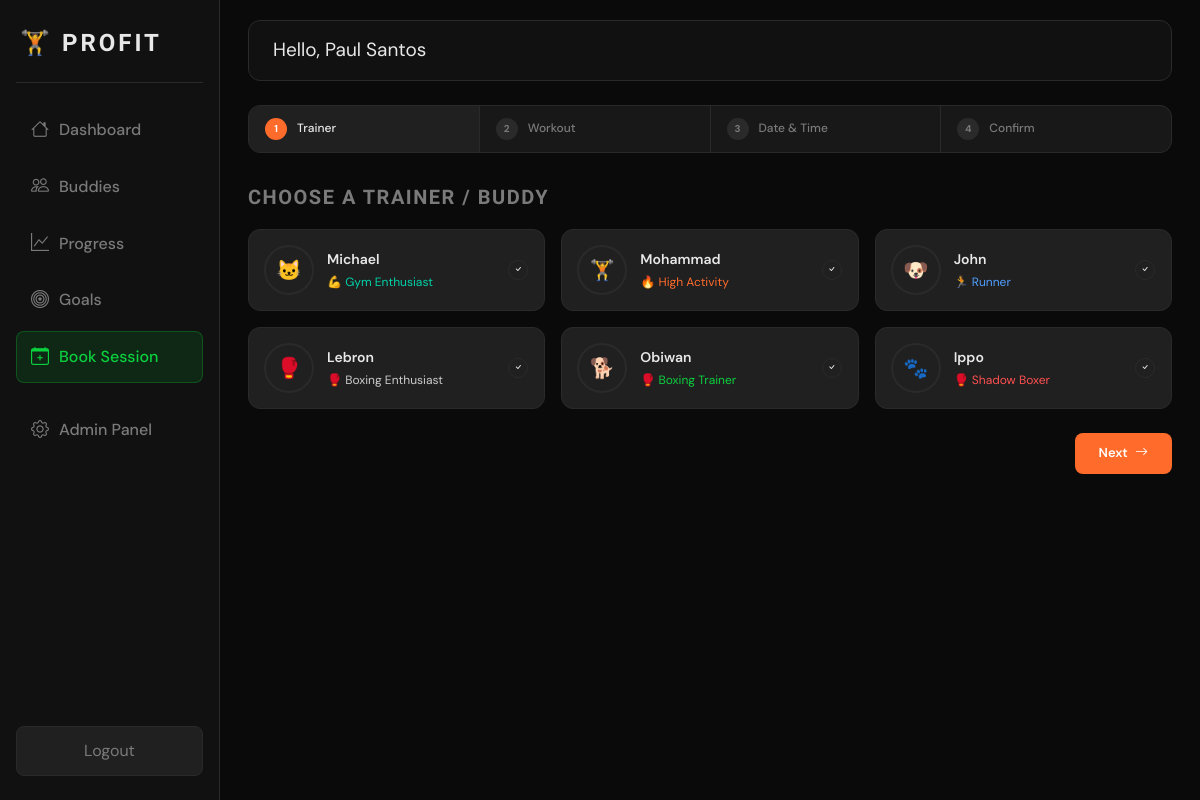
Screenshot of /public/book (signed in) with the database file from the repository.
### tables this page shows
CREATE TABLE IF NOT EXISTS buddies (
    id         INT AUTO_INCREMENT PRIMARY KEY,
    name       VARCHAR(100) NOT NULL,
    tag        VARCHAR(100) NOT NULL,            
    tag_color  VARCHAR(20)  DEFAULT 'text-info', 
    avatar     VARCHAR(20)  DEFAULT '🐱',        
    user_id    INT,                              
    FOREIGN KEY (user_id) REFERENCES users(id) ON DELETE SET NULL
);

### app/core/controller.php (called while the page is built, shortened)
<?php
class Controller {
    protected function view(string $view, array $data = []): void {
        extract($data);
        $file = BASE_PATH . '/app/views/' . $view . '.php';
        require_once $file;
    }
}

### app/controllers/bookcontroller.php (called while the page is built, shortened)
<?php
class BookController extends Controller {
    public function index(): void {
        $this->view('book/index', [
            'buddies'  => (new BuddyModel())->getAll(),
            'workouts' => (new WorkoutModel())->getAll(),
        ]);
    }
}

### app/core/app.php (called while the page is built, shortened)
<?php
class App {
    public function __construct() {
        $this->route();
    }
    private function route(): void {
        $url = '';
        if (!empty($_GET['url'])) {
            $url = $_GET['url'];
        } else {
            $requestUri = $_SERVER['REQUEST_URI'] ?? '';
            $scriptName = $_SERVER['SCRIPT_NAME'] ?? '';
            $basePath = rtrim(dirname($scriptName), '/');
            $url = str_replace($basePath, '', $requestUri);
            $url = ltrim($url, '/');
            $url = str_replace('index.php', '', $url);
            $url = trim($url, '/');
        }
        $parts = $url ? array_values(array_filter(explode('/', $url))) : [];
        $controller = new $controllerName();
        $method = !empty($parts[1]) ? strtolower($parts[1]) : 'index';
        $params = array_slice($parts, 2);
        call_user_func_array([$controller, $method], $params);
    }
}

### public/index.php (called while the page is built, shortened)
<?php
require_once BASE_PATH . '/app/core/controller.php';
require_once BASE_PATH . '/app/core/app.php';
new App();

### app/models/buddymodel.php (called while the page is built, shortened)
<?php
class BuddyModel extends Model {
    public function getAll(): array {
        return $this->db->query("SELECT * FROM buddies")->fetchAll();
    }
}

### app/views/book/index.php (the view, shortened to what this page needs)
<?php $pageTitle='Book Session'; $activePage='book';
require_once BASE_PATH.'/app/views/layouts/header.php';
require_once BASE_PATH.'/app/views/layouts/sidebar.php'; ?>
    <main class="main-content flex-grow-1">
        <header class="topbar d-flex justify-content-between align-items-center">
            <h5>Hello, <?= htmlspecialchars($_SESSION['user_name']) ?></h5>
        </header>
        <div class="steps-bar">
            <div class="step-tab active" id="st1"><div class="step-num" id="sn1">1</div>Trainer</div>
            <div class="step-tab" id="st2"><div class="step-num" id="sn2">2</div>Workout</div>
            <div class="step-tab" id="st3"><div class="step-num" id="sn3">3</div>Date &amp; Time</div>
            <div class="step-tab" id="st4"><div class="step-num" id="sn4">4</div>Confirm</div>
        </div>
        <div id="panel1">
            <p class="section-heading">Choose a Trainer / Buddy</p>
            <div class="row g-3 mb-4">
                <?php foreach($buddies as $b): ?>
                <div class="col-md-4"><div class="trainer-card" onclick="pickTrainer(this,<?= $b['id'] ?>,'<?= htmlspecialchars($b['name'],ENT_QUOTES) ?>')"><div class="t-avatar"><div class="profile-img d-flex align-items-center justify-content-center"
     style="background:var(--bg-3); width:50px; height:50px; border-radius:50%; overflow:hidden; flex-shrink:0;">
    <?php if (!empty($b['avatar']) && strpos($b['avatar'], '.') !== false): ?>
        <img src="<?= BASE_URL ?>/app/uploads/<?= htmlspecialchars($b['avatar']) ?>"
             style="width: 100%; height: 100%; object-fit: cover;">
    <?php else: ?>
        <span style="font-size:20px;"><?= $b['avatar'] ?></span>
    <?php endif; ?>
</div></div><div><div class="t-name"><?= htmlspecialchars($b['name']) ?></div><div class="t-tag <?= htmlspecialchars($b['tag_color']) ?>"><?= htmlspecialchars($b['tag']) ?></div></div><div class="t-check"><i class="bi bi-check"></i></div></div></div>
                <?php endforeach; ?>
            </div>
            <div class="d-flex justify-content-end"><button class="btn-profit" onclick="goStep(2)">Next <i class="bi bi-arrow-right ms-1"></i></button></div>
        </div>
    </main>
<?php require_once BASE_PATH.'/app/views/layouts/footer.php'; ?>

### public/main.css (style rules this page uses)
:root { --bg: #0a0a0a; --bg-1: #111111; --bg-2: #181818; --bg-3: #202020; --border: #2a2a2a; --border-hi: #383838; --text: #e8e8e8; --text-muted: #7a7a7a; --green: #0cd13e; --green-dim: rgba(12, 209, 62, 0.12); --cyan: #00d4aa; --orange: #ff6b2b; --sidebar-w: 220px; --radius: 12px; --radius-sm: 8px; --transition: 0.2s ease; }
*, *::before, *::after { box-sizing: border-box; }
body { margin: 0; background: var(--bg); color: var(--text); font-family: "DM Sans", sans-serif; font-size: 17px; line-height: 1.6; -webkit-font-smoothing: antialiased; }
.main-content { margin-left: var(--sidebar-w); padding: 20px 28px 40px; min-height: 100vh; }
.topbar { background: var(--bg-1); padding: 18px 24px; border-radius: var(--radius); border: 1px solid var(--border); margin-bottom: 24px; }
.topbar h5 { font-family: "DM Sans", sans-serif; font-weight: 400; font-size: 19px; margin: 0; color: var(--text); }
.section-heading { font-family: "Rajdhani", sans-serif; font-size: 20px; font-weight: 600; letter-spacing: 1.5px; text-transform: uppercase; color: var(--text-muted); margin-bottom: 16px; }
.profile-img { width: 72px; height: 72px; border-radius: 50%; border: 2px solid var(--border); object-fit: cover; flex-shrink: 0; transition: border-color var(--transition); }
.card-dark, .buddy-card, .topbar { animation: fadeUp 0.35s ease both; }
.text-info { color: var(--cyan) !important; }
.text-warning { color: var(--orange) !important; }
.text-primary { color: #4f9eff !important; }
.text-success { color: var(--green) !important; }
.text-light { color: #ccc !important; }
.text-danger { color: #ff4f4f !important; }
.btn-profit { background: var(--orange); border: none; border-radius: var(--radius-sm); color: #fff; font-weight: 600; font-size: 13px; padding: 10px 24px; cursor: pointer; transition: opacity var(--transition), transform var(--transition); font-family: "DM Sans", sans-serif; }
.steps-bar { display: flex; background: var(--bg-2); border: 1px solid var(--border); border-radius: var(--radius); overflow: hidden; margin-bottom: 28px; }
.step-tab { flex: 1; padding: 12px 16px; display: flex; align-items: center; gap: 10px; font-size: 12px; font-weight: 500; color: var(--text-muted); border-right: 1px solid var(--border); cursor: pointer; transition: background var(--transition), color var(--transition); }
.step-tab:last-child { border-right: none; }
.step-tab.active { background: var(--bg-3); color: var(--text); }
.step-num { width: 22px; height: 22px; border-radius: 50%; background: var(--border); color: var(--text-muted); font-size: 10px; font-weight: 700; display: flex; align-items: center; justify-content: center; flex-shrink: 0; transition: background var(--transition), color var(--transition); }
.step-tab.active .step-num { background: var(--orange); color: #fff; }
.trainer-card { background: var(--bg-3); border: 1px solid var(--border); border-radius: var(--radius); padding: 16px; cursor: pointer; display: flex; align-items: center; gap: 14px; transition: border-color var(--transition), background var(--transition); }
.t-avatar { width: 48px; height: 48px; border-radius: 50%; background: var(--bg-2); border: 2px solid var(--border); display: flex; align-items: center; justify-content: center; font-size: 22px; flex-shrink: 0; }
.t-name { font-size: 14px; font-weight: 600; margin-bottom: 3px; }
.t-tag { font-size: 12px; }
.t-check { margin-left: auto; width: 20px; height: 20px; border-radius: 50%; border: 1.5px solid var(--border); display: flex; align-items: center; justify-content: center; font-size: 10px; flex-shrink: 0; transition: all var(--transition); }

### rows the page displays
buddies: avatar "🐱", name "Michael", tag "💪 Gym Enthusiast"
buddies: avatar "🏋️", name "Mohammad", tag "🔥 High Activity"
buddies: avatar "🐶", name "John", tag "🏃 Runner"
buddies: avatar "🥊", name "Lebron", tag "🥊 Boxing Enthusiast"
buddies: avatar "🐕", name "Obiwan", tag "🥊 Boxing Trainer"
buddies: avatar "🐾", name "Ippo", tag "🥊 Shadow Boxer"

### other values shown
$_SESSION['user_name'] "Paul Santos"
